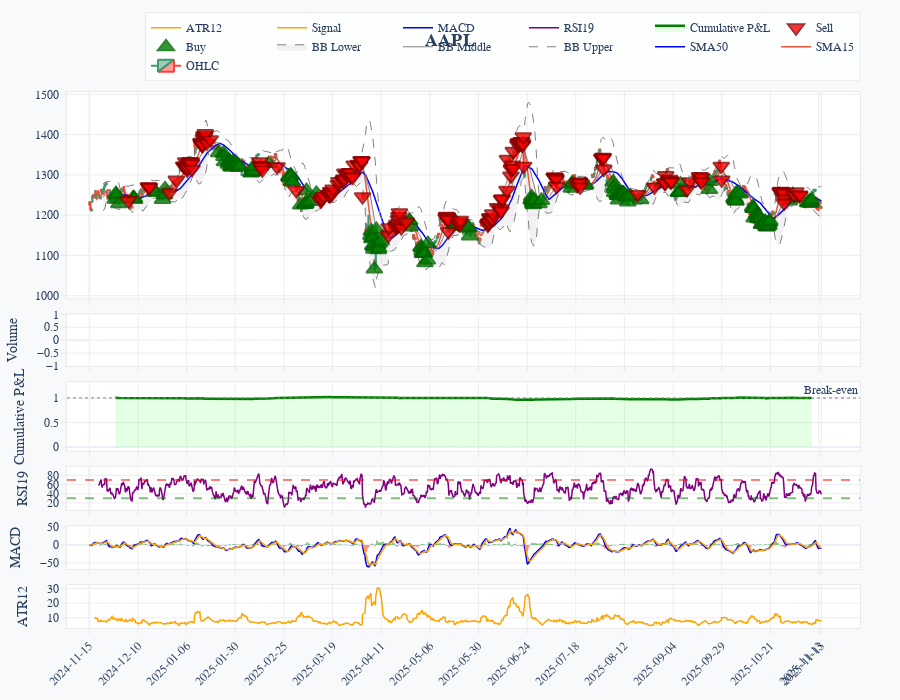

Notebook code cell kept with this figure:
### Code cell
chart_client = ChartClient()
chart_client.plot(
    df, "AAPL", 
    traces=traces, 
    indicators=indicators, 
    trades_df=trades, 
    theme='professional'
)

### Figure 1 — Plotly figure (JSON) as saved in the notebook; plotly's stock layout.template omitted (floating-point values rounded to 4 significant figures; data arrays with more than 128 entries replaced by an {"elided": "..."} marker saying what was removed)
{"data": [{"close": {"elided": "1491 float values"}, "high": {"elided": "1491 float values"}, "low": {"elided": "1491 float values"}, "name": "OHLC", "open": {"elided": "1491 float values"}, "type": "candlestick", "x": {"elided": "1491 int values"}, "xaxis": "x", "yaxis": "y"}, {"line": {"width": 1.5}, "name": "SMA15", "type": "scatter", "x": {"elided": "1491 int values"}, "xaxis": "x", "y": {"elided": "1491 float values"}, "yaxis": "y"}, {"line": {"color": "blue", "width": 1.5}, "name": "SMA50", "type": "scatter", "x": {"elided": "1491 int values"}, "xaxis": "x", "y": {"elided": "1491 float values"}, "yaxis": "y"}, {"line": {"color": "gray", "dash": "dash", "width": 1}, "name": "BB Upper", "type": "scatter", "x": {"elided": "1491 int values"}, "xaxis": "x", "y": {"elided": "1491 float values"}, "yaxis": "y"}, {"line": {"color": "gray", "width": 1}, "name": "BB Middle", "type": "scatter", "x": {"elided": "1491 int values"}, "xaxis": "x", "y": {"elided": "1491 float values"}, "yaxis": "y"}, {"fill": "tonexty", "fillcolor": "rgba(128,128,128,0.1)", "line": {"color": "gray", "dash": "dash", "width": 1}, "name": "BB Lower", "type": "scatter", "x": {"elided": "1491 int values"}, "xaxis": "x", "y": {"elided": "1491 float values"}, "yaxis": "y"}, {"hovertemplate": "<b>Buy</b><br>Price: %{y:.2f}<br><extra></extra>", "marker": {"color": "green", "line": {"color": "darkgreen", "width": 2}, "opacity": 0.8, "size": 14, "symbol": "triangle-up"}, "mode": "markers", "name": "Buy", "type": "scatter", "x": {"elided": "194 int values"}, "xaxis": "x", "y": {"elided": "194 float values"}, "yaxis": "y"}, {"hovertemplate": "<b>Sell</b><br>Price: %{y:.2f}<br><extra></extra>", "marker": {"color": "red", "line": {"color": "darkred", "width": 2}, "opacity": 0.8, "size": 14, "symbol": "triangle-down"}, "mode": "markers", "name": "Sell", "type": "scatter", "x": {"elided": "186 int values"}, "xaxis": "x", "y": {"elided": "186 float values"}, "yaxis": "y"}, {"marker": {"color": {"elided": "1491 str values"}}, "name": "Volume", "showlegend": false, "type": "bar", "x": {"elided": "1491 int values"}, "xaxis": "x2", "y": {"elided": "1491 int values"}, "yaxis": "y2"}, {"customdata": {"elided": "380 float values"}, "fill": "tozeroy", "fillcolor": "rgba(0, 255, 0, 0.1)", "hovertemplate": "<b>Cumulative P&L</b><br>Value: %{y:.4f}<br>Return: %{customdata:.2f}%<extra></extra>", "line": {"color": "green", "width": 2.5}, "mode": "lines", "name": "Cumulative P&L", "type": "scatter", "x": {"elided": "380 int values"}, "xaxis": "x3", "y": {"elided": "380 float values"}, "yaxis": "y3"}, {"hovertemplate": "<b>Trade P&L</b><br>PnL: %{y:.4f}<extra></extra>", "marker": {"color": {"elided": "380 str values"}}, "name": "Trade P&L", "opacity": 0.6, "showlegend": false, "type": "bar", "x": {"elided": "380 int values"}, "xaxis": "x3", "y": {"elided": "380 float values"}, "yaxis": "y3"}, {"line": {"color": "purple", "width": 1.5}, "name": "RSI19", "type": "scatter", "x": {"elided": "1491 int values"}, "xaxis": "x4", "y": {"elided": "1491 float values"}, "yaxis": "y4"}, {"line": {"color": "blue", "width": 1.5}, "name": "MACD", "type": "scatter", "x": {"elided": "1491 int values"}, "xaxis": "x5", "y": {"elided": "1491 float values"}, "yaxis": "y5"}, {"line": {"color": "orange", "width": 1.5}, "name": "Signal", "type": "scatter", "x": {"elided": "1491 int values"}, "xaxis": "x5", "y": {"elided": "1491 float values"}, "yaxis": "y5"}, {"marker": {"color": {"elided": "1491 str values"}, "line": {"color": {"elided": "1491 str values"}, "width": 0}}, "name": "Histogram", "opacity": 0.7, "showlegend": false, "type": "bar", "x": {"elided": "1491 int values"}, "xaxis": "x5", "y": {"elided": "1491 float values"}, "yaxis": "y5"}, {"line": {"color": "orange", "width": 1.5}, "name": "ATR12", "type": "scatter", "x": {"elided": "1491 int values"}, "xaxis": "x6", "y": {"elided": "1491 float values"}, "yaxis": "y6"}], "layout": {"annotations": [{"showarrow": false, "text": "Break-even", "x": 1, "xanchor": "right", "xref": "x3 domain", "y": 1, "yanchor": "bottom", "yref": "y3"}], "font": {"family": "Computer Modern, serif", "size": 12}, "height": 700, "hovermode": "x unified", "legend": {"bgcolor": "rgba(255, 255, 255, 0.8)", "bordercolor": "rgba(200, 200, 200, 0.3)", "borderwidth": 1, "orientation": "h", "x": 1, "xanchor": "right", "y": 1.02, "yanchor": "bottom"}, "margin": {"b": 50, "l": 60, "r": 40, "t": 80}, "paper_bgcolor": "#f8f9fa", "plot_bgcolor": "white", "shapes": [{"line": {"color": "gray", "dash": "dot"}, "opacity": 0.5, "type": "line", "x0": 0, "x1": 1, "xref": "x3 domain", "y0": 1, "y1": 1, "yref": "y3"}, {"line": {"color": "red", "dash": "dash"}, "opacity": 0.5, "type": "line", "x0": 0, "x1": 1, "xref": "x4 domain", "y0": 70, "y1": 70, "yref": "y4"}, {"line": {"color": "green", "dash": "dash"}, "opacity": 0.5, "type": "line", "x0": 0, "x1": 1, "xref": "x4 domain", "y0": 30, "y1": 30, "yref": "y4"}], "showlegend": true, "title": {"font": {"family": "Computer Modern, serif", "size": 18}, "text": "<b>AAPL</b>", "x": 0.5, "xanchor": "center"}, "xaxis": {"anchor": "y", "domain": [0, 1], "gridcolor": "rgba(200, 200, 200, 0.3)", "gridwidth": 1, "linecolor": "rgba(200, 200, 200, 0.3)", "linewidth": 1, "matches": "x6", "mirror": true, "rangeslider": {"visible": false}, "showgrid": true, "showline": true, "showticklabels": false, "tickangle": -45, "tickcolor": "rgba(200, 200, 200, 0.3)", "ticklen": 5, "tickmode": "array", "ticks": "outside", "ticktext": ["2024-11-15", "2024-12-10", "2025-01-06", "2025-01-30", "2025-02-25", "2025-03-19", "2025-04-11", "2025-05-06", "2025-05-30", "2025-06-24", "2025-07-18", "2025-08-12", "2025-09-04", "2025-09-29", "2025-10-21", "2025-11-13", "2025-11-13"], "tickvals": [0, 99, 198, 297, 396, 495, 594, 693, 792, 891, 990, 1089, 1188, 1287, 1386, 1485, 1490], "tickwidth": 1}, "xaxis2": {"anchor": "y2", "domain": [0, 1], "gridcolor": "rgba(200, 200, 200, 0.3)", "gridwidth": 1, "linecolor": "rgba(200, 200, 200, 0.3)", "linewidth": 1, "matches": "x6", "mirror": true, "showgrid": true, "showline": true, "showticklabels": false, "tickangle": -45, "tickcolor": "rgba(200, 200, 200, 0.3)", "ticklen": 5, "tickmode": "array", "ticks": "outside", "ticktext": ["2024-11-15", "2024-12-10", "2025-01-06", "2025-01-30", "2025-02-25", "2025-03-19", "2025-04-11", "2025-05-06", "2025-05-30", "2025-06-24", "2025-07-18", "2025-08-12", "2025-09-04", "2025-09-29", "2025-10-21", "2025-11-13", "2025-11-13"], "tickvals": [0, 99, 198, 297, 396, 495, 594, 693, 792, 891, 990, 1089, 1188, 1287, 1386, 1485, 1490], "tickwidth": 1}, "xaxis3": {"anchor": "y3", "domain": [0, 1], "gridcolor": "rgba(200, 200, 200, 0.3)", "gridwidth": 1, "linecolor": "rgba(200, 200, 200, 0.3)", "linewidth": 1, "matches": "x6", "mirror": true, "showgrid": true, "showline": true, "showticklabels": false, "tickangle": -45, "tickcolor": "rgba(200, 200, 200, 0.3)", "ticklen": 5, "tickmode": "array", "ticks": "outside", "ticktext": ["2024-11-15", "2024-12-10", "2025-01-06", "2025-01-30", "2025-02-25", "2025-03-19", "2025-04-11", "2025-05-06", "2025-05-30", "2025-06-24", "2025-07-18", "2025-08-12", "2025-09-04", "2025-09-29", "2025-10-21", "2025-11-13", "2025-11-13"], "tickvals": [0, 99, 198, 297, 396, 495, 594, 693, 792, 891, 990, 1089, 1188, 1287, 1386, 1485, 1490], "tickwidth": 1}, "xaxis4": {"anchor": "y4", "domain": [0, 1], "gridcolor": "rgba(200, 200, 200, 0.3)", "gridwidth": 1, "linecolor": "rgba(200, 200, 200, 0.3)", "linewidth": 1, "matches": "x6", "mirror": true, "showgrid": true, "showline": true, "showticklabels": false, "tickangle": -45, "tickcolor": "rgba(200, 200, 200, 0.3)", "ticklen": 5, "tickmode": "array", "ticks": "outside", "ticktext": ["2024-11-15", "2024-12-10", "2025-01-06", "2025-01-30", "2025-02-25", "2025-03-19", "2025-04-11", "2025-05-06", "2025-05-30", "2025-06-24", "2025-07-18", "2025-08-12", "2025-09-04", "2025-09-29", "2025-10-21", "2025-11-13", "2025-11-13"], "tickvals": [0, 99, 198, 297, 396, 495, 594, 693, 792, 891, 990, 1089, 1188, 1287, 1386, 1485, 1490], "tickwidth": 1}, "xaxis5": {"anchor": "y5", "domain": [0, 1], "gridcolor": "rgba(200, 200, 200, 0.3)", "gridwidth": 1, "linecolor": "rgba(200, 200, 200, 0.3)", "linewidth": 1, "matches": "x6", "mirror": true, "showgrid": true, "showline": true, "showticklabels": false, "tickangle": -45, "tickcolor": "rgba(200, 200, 200, 0.3)", "ticklen": 5, "tickmode": "array", "ticks": "outside", "ticktext": ["2024-11-15", "2024-12-10", "2025-01-06", "2025-01-30", "2025-02-25", "2025-03-19", "2025-04-11", "2025-05-06", "2025-05-30", "2025-06-24", "2025-07-18", "2025-08-12", "2025-09-04", "2025-09-29", "2025-10-21", "2025-11-13", "2025-11-13"], "tickvals": [0, 99, 198, 297, 396, 495, 594, 693, 792, 891, 990, 1089, 1188, 1287, 1386, 1485, 1490], "tickwidth": 1}, "xaxis6": {"anchor": "y6", "domain": [0, 1], "gridcolor": "rgba(200, 200, 200, 0.3)", "gridwidth": 1, "linecolor": "rgba(200, 200, 200, 0.3)", "linewidth": 1, "mirror": true, "showgrid": true, "showline": true, "tickangle": -45, "tickcolor": "rgba(200, 200, 200, 0.3)", "ticklen": 5, "tickmode": "array", "ticks": "outside", "ticktext": ["2024-11-15", "2024-12-10", "2025-01-06", "2025-01-30", "2025-02-25", "2025-03-19", "2025-04-11", "2025-05-06", "2025-05-30", "2025-06-24", "2025-07-18", "2025-08-12", "2025-09-04", "2025-09-29", "2025-10-21", "2025-11-13", "2025-11-13"], "tickvals": [0, 99, 198, 297, 396, 495, 594, 693, 792, 891, 990, 1089, 1188, 1287, 1386, 1485, 1490], "tickwidth": 1}, "yaxis": {"anchor": "x", "domain": [0.6151, 1], "gridcolor": "rgba(200, 200, 200, 0.3)", "gridwidth": 1, "linecolor": "rgba(200, 200, 200, 0.3)", "linewidth": 1, "mirror": true, "showgrid": true, "showline": true, "tickcolor": "rgba(200, 200, 200, 0.3)", "ticklen": 5, "ticks": "outside", "tickwidth": 1}, "yaxis2": {"anchor": "x2", "domain": [0.4889, 0.5851], "gridcolor": "rgba(200, 200, 200, 0.3)", "gridwidth": 1, "linecolor": "rgba(200, 200, 200, 0.3)", "linewidth": 1, "mirror": true, "showgrid": true, "showline": true, "tickcolor": "rgba(200, 200, 200, 0.3)", "ticklen": 5, "ticks": "outside", "tickwidth": 1, "title": {"text": "Volume"}}, "yaxis3": {"anchor": "x3", "domain": [0.3306, 0.4589], "gridcolor": "rgba(200, 200, 200, 0.3)", "gridwidth": 1, "linecolor": "rgba(200, 200, 200, 0.3)", "linewidth": 1, "mirror": true, "showgrid": true, "showline": true, "tickcolor": "rgba(200, 200, 200, 0.3)", "ticklen": 5, "ticks": "outside", "tickwidth": 1, "title": {"text": "Cumulative P&L"}}, "yaxis4": {"anchor": "x4", "domain": [0.2204, 0.3006], "gridcolor": "rgba(200, 200, 200, 0.3)", "gridwidth": 1, "linecolor": "rgba(200, 200, 200, 0.3)", "linewidth": 1, "mirror": true, "showgrid": true, "showline": true, "tickcolor": "rgba(200, 200, 200, 0.3)", "ticklen": 5, "ticks": "outside", "tickwidth": 1, "title": {"text": "RSI19"}}, "yaxis5": {"anchor": "x5", "domain": [0.1102, 0.1904], "gridcolor": "rgba(200, 200, 200, 0.3)", "gridwidth": 1, "linecolor": "rgba(200, 200, 200, 0.3)", "linewidth": 1, "mirror": true, "showgrid": true, "showline": true, "tickcolor": "rgba(200, 200, 200, 0.3)", "ticklen": 5, "ticks": "outside", "tickwidth": 1, "title": {"text": "MACD"}}, "yaxis6": {"anchor": "x6", "domain": [0, 0.08019], "gridcolor": "rgba(200, 200, 200, 0.3)", "gridwidth": 1, "linecolor": "rgba(200, 200, 200, 0.3)", "linewidth": 1, "mirror": true, "showgrid": true, "showline": true, "tickcolor": "rgba(200, 200, 200, 0.3)", "ticklen": 5, "ticks": "outside", "tickwidth": 1, "title": {"text": "ATR12"}}}}
